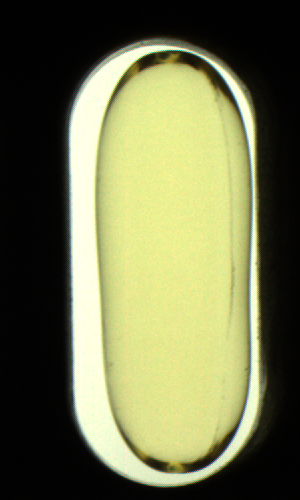
#> input picture Month06/day25/capsules/normal_1.png, 300 x 500 px; its folder holds only this picture in this run
$ python 01_capsules_detection.py   (older library calls are emulated)
#> lines starting #> are read from the running program, lines starting #| are printed output that depends on the picture; after the words box and inside, x2 and y2 are one past the last pixel; in counts of white or black regions, pixels touching at a corner belong together
# 01_capsules_detection.py
# 利用图像实现胶囊瑕疵检测
import cv2
import numpy as np
import os


# 判断是否为大小头
def balance_detection(img_path, fn, im, im_gray):
    # 模糊
    im_blur = cv2.GaussianBlur(im_gray, (5, 5), 0)
    # 膨胀
    k = np.ones((5, 5), np.uint8)  # 计算核
    im_dilate = cv2.dilate(im_blur, k)  # 膨胀
    cv2.imshow("im_dilate", im_dilate)
    # Canny边沿提取
    im_canny = cv2.Canny(im_dilate, 60, 200)
    cv2.imshow("im_canny", im_canny)
    # 轮廓查找
    # cnts, hie = cv2.findContours(im_canny,  # Opencv4.x
    img, cnts, hie = cv2.findContours(im_canny,  # Opencv3.x
                                      cv2.RETR_LIST,
                                      cv2.CHAIN_APPROX_NONE)
    # 根据周长过滤
    new_cnts = []  # 过滤后的轮廓
    for i in range(len(cnts)):
        cir_len = cv2.arcLength(cnts[i], True)  # 计算轮廓周长
        if cir_len >= 1000:  # 周长超过1000
            new_cnts.append(cnts[i])
    # 根据面积对轮廓排序
    new_cnts = sorted(new_cnts,  # 待排序对象
                      key=cv2.contourArea,  # 排序依据：根据该函数计算结果进行排序
                      reverse=True)  # 倒序排列
    new_cnts = new_cnts[1:2]  # 切出第二个轮廓(切片操作不会降低维度)
    # 绘制轮廓
    im_cnt = cv2.drawContours(im,  # 在三通道图像上绘制
                              new_cnts,  # 绘制过滤后的轮廓
                              -1,  # 绘制所有轮廓
                              (0, 0, 255), 2)  # 颜色、粗细
    cv2.imshow("im_cnt", im_cnt)

    # print(new_cnts)
    # 计算药丸轮廓的边界
    max_x, max_y = new_cnts[0][0][0][0], new_cnts[0][0][0][1]  # 将轮廓第一个点的x/y作为初始值
    min_x, min_y = max_x, max_y

    for cnt in new_cnts[0]:  # cnt是二维数组，里面存放了一个一维数组
        if cnt[0][0] >= max_x:  # 当前点x坐标max_x还大
            max_x = cnt[0][0]
        if cnt[0][0] <= min_x:  # 当前点x坐标min_x还小
            min_x = cnt[0][0]

        if cnt[0][1] >= max_y:  # 当前点y坐标max_y
            max_y = cnt[0][1]
        if cnt[0][1] <= min_y:
            min_y = cnt[0][1]

    red = (0, 0, 255)  # 红色
    # [4 lines of commented-out code are left out]

    center_y = int((min_y + max_y) / 2)  # 水平中线
    center_up = int((min_y + center_y) / 2)  # 上半部分中线
    center_down = int((max_y + center_y) / 2)  # 下半部分中线

    # cv2.line(im, (min_x, center_y), (max_x, center_y), red, 2) # 绘制中线
    cv2.line(im, (min_x, center_up), (max_x, center_up), red, 2)  # 绘制上中线
    cv2.line(im, (min_x, center_down), (max_x, center_down), red, 2)  # 绘制下中线

    cv2.imshow("im_line", im)

    # 判断药丸轮廓与上、下中线交点
    cross_up = set()  # 存放与上中线的交点
    cross_down = set()  # 存放与下中线的交点

    for cnt in new_cnts[0]:  # 取出每个点
        x, y = cnt[0][0], cnt[0][1]  # 取出点的x/y坐标
        if y == center_up:  # 当前点的y坐标等于上中线y坐标
            cross_up.add((x, y))
        if y == center_down:  # 当前点的y坐标等于下中线y坐标
            cross_down.add((x, y))

    cross_up = list(cross_up)
    cross_down = list(cross_down)

    # 在交点处绘制小圆圈
    for p in cross_up:
        cv2.circle(im, p, 8, red, 2)
    for p in cross_down:
        cv2.circle(im, p, 8, red, 2)
    cv2.imshow("im_circle", im)

    # 计算上、下中线长度
    len_up = abs(cross_up[0][0] - cross_up[1][0])
    len_down = abs(cross_down[0][0] - cross_down[1][0])
    print("len_up:", len_up, " len_down:", len_down)

    if abs(len_up - len_down) >= 10:  # 两条线长度差超过10
        print("大小头:", fn)
        new_path = "capsules/imbal/" + fn  # 新路径
        os.rename(img_path, new_path)  # 移动文件
        print("移动文件成功:%s ===> %s" % (img_path, new_path))
        return True
    else:
        return False


# 判断是否有气泡
def bub_detection(img_path, fn, im, im_gray):
    # 模糊
    im_blur = cv2.GaussianBlur(im_gray, (3, 3), 0)
    # Canny边沿提取
    im_canny = cv2.Canny(im_blur, 60, 240)
    cv2.imshow("im_canny", im_canny)
    # 轮廓查找
    # cnts, hie = cv2.findContours(im_canny,  # Opencv4.x
    img, cnts, hie = cv2.findContours(im_canny,  # Opencv3.x
                                      cv2.RETR_CCOMP,
                                      cv2.CHAIN_APPROX_NONE)

    new_cnts = []  # 过滤后的轮廓
    for i in range(len(cnts)):
        area = cv2.contourArea(cnts[i])  # 计算面积
        cir_len = cv2.arcLength(cnts[i], True)  # 计算周长

        if area >= 10000 or cir_len >= 1000 or area < 5:  # 过滤过大、过小的轮廓
            continue

        if hie[0][i][3] != -1:  # 当前轮廓存在父轮廓(内部轮廓，保留)
            new_cnts.append(cnts[i])

    # 绘制轮廓
    im_cnt = cv2.drawContours(im,  # 在三通道图像上绘制
                              new_cnts,  # 绘制过滤后的轮廓
                              -1,  # 绘制所有轮廓
                              (0, 0, 255), 2)  # 颜色、粗细
    cv2.imshow("im_cnt", im_cnt)

    if len(new_cnts) > 0:  # 经过过滤后的轮廓数量大于0
        print("气泡或黑点:", fn)
        new_path = "capsules/bub/" + fn  # 新路径
        os.rename(img_path, new_path)  # 移动文件
        print("移动文件成功:%s ===> %s" % (img_path, new_path))
        return True
    else:
        return False


# 判断是否为空胶囊
def empty_detection(img_path, fn, im, im_gray):
    # 模糊处理，合并细节
    im_blur = cv2.GaussianBlur(im_gray, (3, 3), 0)
    cv2.imshow("im_blur", im_blur)
    # 二值化
    t, im_bin = cv2.threshold(im_blur, 210, 255, cv2.THRESH_BINARY)
    cv2.imshow("im_bin", im_bin)
    # 轮廓查找
    # cnts, hie = cv2.findContours(im_bin,  # Opencv4.x
    img, cnts, hie = cv2.findContours(im_bin,  # Opencv3.x
                                      cv2.RETR_CCOMP,
                                      cv2.CHAIN_APPROX_NONE)
    # 根据周长过滤
    new_cnts = []  # 过滤后的轮廓
    for i in range(len(cnts)):
        cir_len = cv2.arcLength(cnts[i], True)  # 计算轮廓周长
        if cir_len >= 1000:  # 周长超过1000
            new_cnts.append(cnts[i])

    # 绘制轮廓
    im_cnt = cv2.drawContours(im,  # 在三通道图像上绘制
                              new_cnts,  # 绘制过滤后的轮廓
                              -1,  # 绘制所有轮廓
                              (0, 0, 255), 2)  # 颜色、粗细
    cv2.imshow("im_cnt", im_cnt)

    if len(new_cnts) == 1:  # 只有一个轮廓, 空胶囊
        print("空胶囊:", fn)
        new_path = "capsules/empty/" + fn  # 新路径
        os.rename(img_path, new_path)  # 移动文件
        print("移动文件成功:%s ===> %s" % (img_path, new_path))
        return True
    else:
        return False


if __name__ == "__main__":
    img_dir = "./capsules/"  # 图片所在的目录
    img_files = os.listdir(img_dir)  # 列出目录下所有图片

    for fn in img_files:  # 遍历
        img_path = img_dir + fn  # 文件完整路径

        if os.path.isdir(img_path):  # 目录
            continue

        im = cv2.imread(img_path)  # 读取图片内容
#> im is the input picture: shape (500, 300, 3); mean B, G, R 78.2, 115.1, 112.8
        im_gray = cv2.cvtColor(im, cv2.COLOR_BGR2GRAY)  # 转灰度图像
        cv2.imshow("im", im)
        cv2.imshow("im_gray", im_gray)

        # 空胶囊判断
        is_empty = False
        is_empty = empty_detection(img_path, fn, im, im_gray)
#> in empty_detection, `t, im_bin = cv2.threshold(im_blur, 210, 255, cv2.THRESH_BINARY)`:
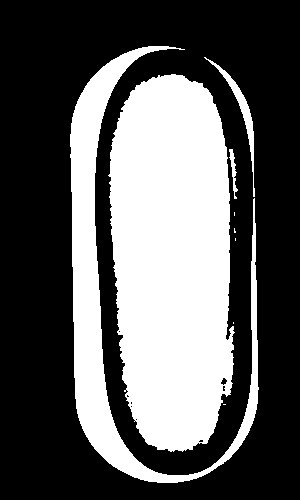
#> im_bin: shape (500, 300); 36.2% white; 9 white regions (5 under 20 px)
#> in empty_detection, `img, cnts, hie = cv2.findContours(im_bin,`: cnts = 17 contours, 12 with area under 20; largest, box (x1, y1, x2, y2) and area: (108, 74, 235, 452) 38598, (70, 46, 259, 483) 13498, (204, 57, 255, 197) 593, (229, 149, 238, 199) 112, (220, 377, 228, 386) 34; hie = 17 rows, first 6: [1, -1, -1, -1], [2, 0, -1, -1], [3, 1, -1, -1], [4, 2, -1, -1], [5, 3, -1, -1], [6, 4, -1, -1]
#> the loop in empty_detection, `for i in range(len(cnts)):` made 17 passes
#> cir_len on passes 1 to 12: 4, 2, 4, 9.41, 6, 117, 1057.1, 13.07, 5.66, 5.66, 7.66, 9.07
#> after the loop in empty_detection, `for i in range(len(cnts)):`: new_cnts = 2 contours; box (x1, y1, x2, y2) and area: (108, 74, 235, 452) 38598, (70, 46, 259, 483) 13498
#> is_empty = False

        # 气泡检测
        is_bub = False
        if not is_empty:  # 等价于if is_empty == False
            is_bub = bub_detection(img_path, fn, im, im_gray)
#> in bub_detection, `im_canny = cv2.Canny(im_blur, 60, 240)`:
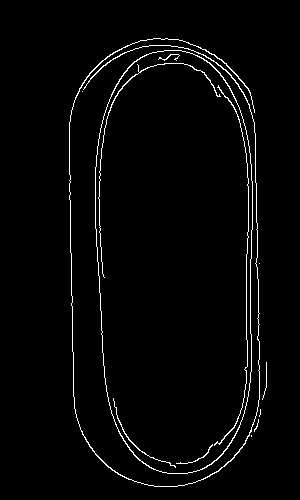
#> im_canny: shape (500, 300); 2.4% white in thin lines or dots, all inside (x1, y1, x2, y2) = (69, 38, 267, 487)
#> in bub_detection, `img, cnts, hie = cv2.findContours(im_canny,`: cnts = 14 contours, 8 with area under 20; largest, box (x1, y1, x2, y2) and area: (95, 50, 253, 474) 57258, (95, 50, 253, 474) 57130, (69, 38, 260, 487) 227, (98, 63, 221, 278) 52, (214, 85, 249, 446) 42, (113, 398, 176, 468) 30; hie = 14 rows, first 6: [1, -1, -1, -1], [2, 0, -1, -1], [3, 1, -1, -1], [4, 2, -1, -1], [5, 3, -1, -1], [6, 4, -1, -1]
#> the loop in bub_detection, `for i in range(len(cnts)):` made 14 passes
#> (area, cir_len) on passes 5, 9, 10, 12, 13, 14: (29.5, 213.4), (42, 793.6), (52.5, 687.5), (57257.5, 1038.1), (57129.5, 1035.7), (227, 2763.1)
#> after the loop in bub_detection, `for i in range(len(cnts)):`: new_cnts = []
#> is_bub = False

        # 大小头检测
        is_bal = False
        if (not is_empty) and (not is_bub):  # 不是空胶囊、气泡胶囊
            is_bal = balance_detection(img_path, fn, im, im_gray)
#> in balance_detection, `im_dilate = cv2.dilate(im_blur, k)`:
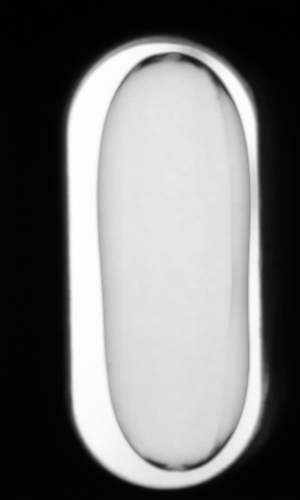
#> im_dilate: shape (500, 300); min 1, max 253, mean 118.4
#> in balance_detection, `im_canny = cv2.Canny(im_dilate, 60, 200)`:
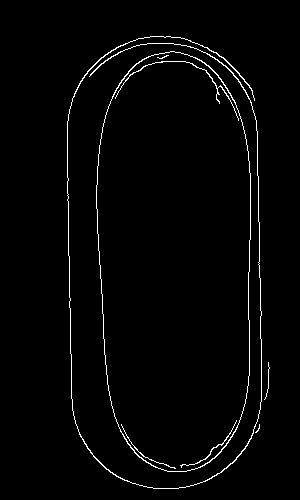
#> im_canny: shape (500, 300); 2% white in thin lines or dots, all inside (x1, y1, x2, y2) = (67, 36, 270, 489)
#> in balance_detection, `img, cnts, hie = cv2.findContours(im_canny,`: cnts = 9 contours, 4 with area under 20; largest, box (x1, y1, x2, y2) and area: (96, 51, 251, 472) 55288, (96, 51, 251, 472) 55160, (67, 36, 262, 489) 223, (115, 61, 239, 121) 45, (180, 420, 237, 468) 24; hie = [[1, -1, -1, -1], [2, 0, -1, -1], [3, 1, -1, -1], [4, 2, -1, -1], [5, 3, -1, -1], [6, 4, -1, -1], [7, 5, -1, -1], [8, 6, -1, -1], [-1, 7, -1, -1]]
#> the loop in balance_detection, `for i in range(len(cnts)):` made 9 passes
#> cir_len on passes 1 to 9: 19.9, 156.2, 169.2, 78.97, 404.1, 25.31, 1021.1, 1023.5, 2741.7
#> after the loop in balance_detection, `for i in range(len(cnts)):`: new_cnts = 3 contours; box (x1, y1, x2, y2) and area: (96, 51, 251, 472) 55288, (96, 51, 251, 472) 55160, (67, 36, 262, 489) 223
#> in balance_detection, `new_cnts = new_cnts[1:2]`: new_cnts = 1 contour; box (x1, y1, x2, y2) and area: (96, 51, 251, 472) 55160
#> in balance_detection, `im_cnt = cv2.drawContours(im,`:
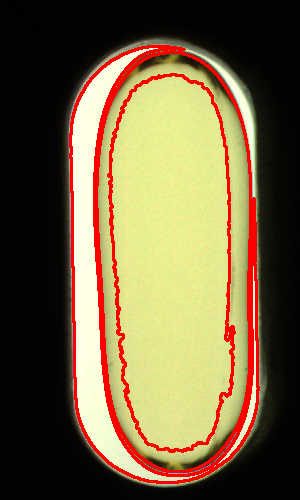
#> im_cnt: shape (500, 300, 3); mean B, G, R 66.8, 99.6, 118
#> in balance_detection, `max_x, max_y = new_cnts[0][0][0][0], new_cnts[0][0][0][1]`: max_x = 169; max_y = 52
#> in balance_detection, `min_x, min_y = max_x, max_y`: min_x = 169; min_y = 52
#> the loop in balance_detection, `for cnt in new_cnts[0]:` made 930 passes
#> (max_x, min_x, max_y, min_y) on pass 1: (169, 169, 52, 52)
#> (max_x, max_y) on passes 7 to 12: (175, 52), (176, 52), (177, 52), (178, 52), (179, 52), (180, 52)
#> after the loop in balance_detection, `for cnt in new_cnts[0]:`: max_x = 250; max_y = 471; min_x = 96; min_y = 51
#> in balance_detection, `center_y = int((min_y + max_y) / 2)`: center_y = 261
#> in balance_detection, `center_up = int((min_y + center_y) / 2)`: center_up = 156
#> in balance_detection, `center_down = int((max_y + center_y) / 2)`: center_down = 366
#> the loop in balance_detection, `for cnt in new_cnts[0]:` made 930 passes
#> (x, y) on passes 1 to 3: (169, 52), (170, 51), (171, 51)
#> after the loop in balance_detection, `for cnt in new_cnts[0]:`: cross_down = 2 items
#> in balance_detection, `cross_up = list(cross_up)`: cross_up = [(98, 156), (248, 156)]
#> in balance_detection, `cross_down = list(cross_down)`: cross_down = [(249, 366), (106, 366)]
#> the loop in balance_detection, `for p in cross_up:` made 2 passes
#> after the loop in balance_detection, `for p in cross_up:`:
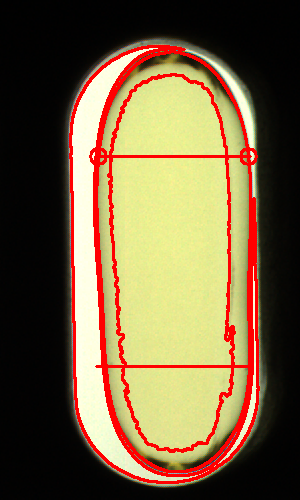
#> im: shape (500, 300, 3); mean B, G, R 65.8, 98, 118.3
#> the loop in balance_detection, `for p in cross_down:` made 2 passes
#> after the loop in balance_detection, `for p in cross_down:`:
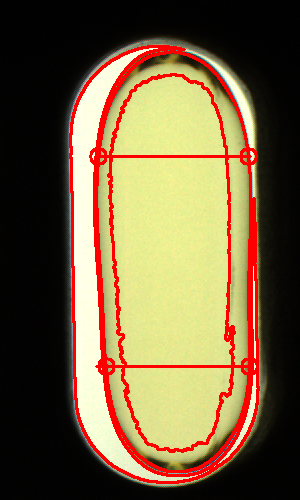
#> im: shape (500, 300, 3); 0.12% of pixels changed, all inside (x1, y1, x2, y2) = (98, 357, 256, 375)
#> in balance_detection, `len_up = abs(cross_up[0][0] - cross_up[1][0])`: len_up = 150
#> in balance_detection, `len_down = abs(cross_down[0][0] - cross_down[1][0])`: len_down = 143
#| len_up: 150  len_down: 143
#> is_bal = False

        cv2.waitKey()
        cv2.destroyAllWindows()
